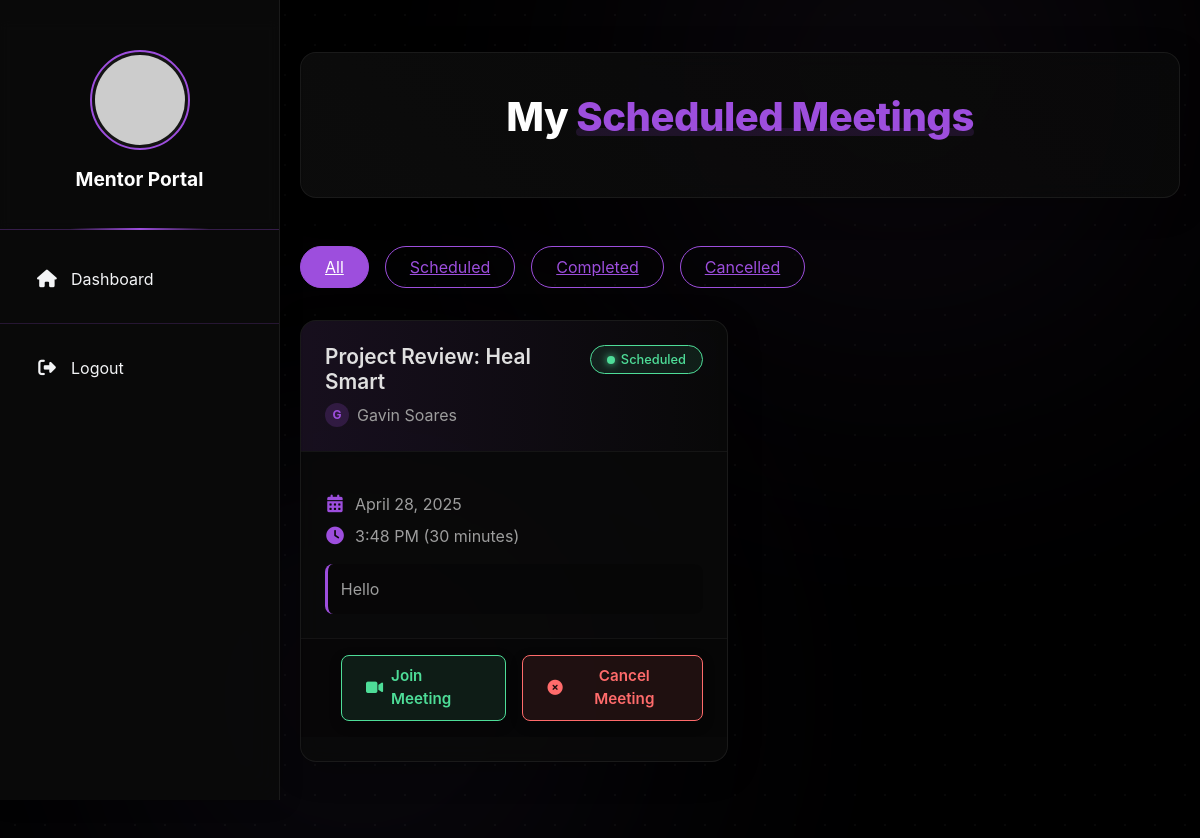
The page /mentor/meetings/ (signed in) on the database its author committed.
### mentor/models.py (models this page shows, shortened)
class ZoomMeeting(models.Model):
    mentor = models.ForeignKey(MentorProfile, on_delete=models.CASCADE, related_name='scheduled_meetings')
    student = models.ForeignKey('students.StudentProfile', on_delete=models.CASCADE, related_name='mentor_meetings')
    title = models.CharField(max_length=200)
    description = models.TextField(null=True, blank=True)
    meeting_link = models.URLField()
    meeting_time = models.DateTimeField()
    duration = models.IntegerField(help_text='Duration in minutes')
    status = models.CharField(max_length=20, choices=[
        ('scheduled', 'Scheduled'),
        ('completed', 'Completed'),
        ('cancelled', 'Cancelled')
    ], default='scheduled')
    created_at = models.DateTimeField(auto_now_add=True)
    updated_at = models.DateTimeField(auto_now=True)
    class Meta:
        ordering = ['-meeting_time']

### students/models.py (models this page shows, shortened)
class StudentProfile(models.Model):
    SECTION_CHOICES = [
        ('A', 'Section A'),
        ('B', 'Section B'),
        ('C', 'Section C'),
        ('D', 'Section D'),
    ]
    BRANCH_CHOICES = [
        ('CSE', 'Computer Science'),
        ('IT', 'Information Technology'),
        ('ECE', 'Electronics & Communication'),
        ('EEE', 'Electrical & Electronics'),
        ('MECH', 'Mechanical'),
        ('CIVIL', 'Civil'),
    ]
    user = models.OneToOneField(User, on_delete=models.CASCADE, related_name='student_profile')
    profile_picture = models.ImageField(upload_to='student_profiles/', null=True, blank=True)
    full_name = models.CharField(max_length=100, null=True, blank=True)
    phone = models.CharField(max_length=15, null=True, blank=True)
    dob = models.DateField(null=True, blank=True)
    bio = models.TextField(null=True, blank=True)
    roll_number = models.CharField(max_length=20, unique=True, null=True, blank=True)
    branch = models.CharField(max_length=10, choices=BRANCH_CHOICES, null=True, blank=True)
    section = models.CharField(max_length=1, choices=SECTION_CHOICES, null=True, blank=True)
    semester = models.IntegerField(null=True, blank=True)
    admission_year = models.IntegerField(null=True, blank=True)
    address = models.TextField(null=True, blank=True)
    parent_name = models.CharField(max_length=100, null=True, blank=True)
    parent_phone = models.CharField(max_length=15, null=True, blank=True)
    created_at = models.DateTimeField(auto_now_add=True)
    updated_at = models.DateTimeField(auto_now=True)

### mentor/views.py (the view)
# urls.py: path('meetings/', views.meeting_list, name='meeting_list'),
@login_required
def meeting_list(request):
    try:
        mentor = request.user.mentor_profile
        meetings = ZoomMeeting.objects.filter(mentor=mentor)
        status = request.GET.get('status')
        if status in ['scheduled', 'completed', 'cancelled']:
            meetings = meetings.filter(status=status)
        context = {
            'meetings': meetings
        }
        return render(request, 'mentor/meeting_list.html', context)
    except Exception as e:
        messages.error(request, f'An error occurred: {str(e)}')
        return redirect('mentor_dashboard')

### mentor/templates/mentor/meeting_list.html (shortened to what this page needs)
{% extends 'mentor/base.html' %}
{% load static %}
{% block content %}
<link rel="stylesheet" href="https://cdnjs.cloudflare.com/ajax/libs/font-awesome/6.4.0/css/all.min.css">
<div class="dashboard-container container">
    <div class="welcome-section">
        <h1>My <span>Scheduled Meetings</span></h1>
    </div>
    <div class="filters">
        <a href="{% url 'meeting_list' %}" class="filter-btn {% if not request.GET.status %}active{% endif %}">
            All
        </a>
        <a href="{% url 'meeting_list' %}?status=scheduled" class="filter-btn {% if request.GET.status == 'scheduled' %}active{% endif %}">
            Scheduled
        </a>
        <a href="{% url 'meeting_list' %}?status=completed" class="filter-btn {% if request.GET.status == 'completed' %}active{% endif %}">
            Completed
        </a>
        <a href="{% url 'meeting_list' %}?status=cancelled" class="filter-btn {% if request.GET.status == 'cancelled' %}active{% endif %}">
            Cancelled
        </a>
    </div>
    <div class="row">
        {% for meeting in meetings %}
        <div class="col-md-6 mb-4">
            <a href="{% url 'meeting_detail' meeting.id %}" style="text-decoration: none;">
                <div class="meeting-card">
                    <div class="meeting-card-header">
                        <div>
                            <h3 class="meeting-title">{{ meeting.title }}</h3>
                            <div class="meeting-with">
                                <div class="avatar">{{ meeting.student.full_name|slice:":1" }}</div>
                                <span>{{ meeting.student.full_name }}</span>
                            </div>
                        </div>
                        <span class="meeting-status status-{{ meeting.status }}">
                            <span class="status-indicator"></span>
                            {{ meeting.status|title }}
                        </span>
                    </div>
                    <div class="meeting-card-body">
                        <div class="meeting-details">
                            <div class="meeting-time">
                                <div class="meeting-time-item">
                                    <i class="fas fa-calendar-alt"></i>
                                    <span>{{ meeting.meeting_time|date:"F j, Y" }}</span>
                                </div>
                                <div class="meeting-time-item">
                                    <i class="fas fa-clock"></i>
                                    <span>{{ meeting.meeting_time|date:"g:i A" }} ({{ meeting.duration }} minutes)</span>
                                </div>
                            </div>
                            {% if meeting.description %}
                            <div class="meeting-description">
                                {{ meeting.description }}
                            </div>
                            {% endif %}
                        </div>
                    </div>
                    {% if meeting.status == 'scheduled' %}
                    <div class="meeting-card-footer">
                        <div class="meeting-actions">
                            <a href="{{ meeting.meeting_link }}" target="_blank" class="btn-custom btn-join">
                                <i class="fas fa-video"></i> Join Meeting
                            </a>
                            <form method="POST" action="{% url 'cancel_meeting' meeting.id %}" style="display: inline;">
                                <button type="submit" class="btn-custom btn-cancel" onclick="return confirm('Are you sure you want to cancel this meeting?')">
                                    <i class="fas fa-times-circle"></i> Cancel Meeting
                                </button>
                            </form>
                        </div>
                    </div>
                    {% endif %}
                </div>
            </a>
        </div>
        {% empty %}
        <div class="col-12">
            <p class="text-center" style="color: #9d9d9d; opacity: 0; animation: fadeIn 0.6s ease-out 1.3s forwards;">No meetings found.</p>
        </div>
        {% endfor %}
    </div>
</div>
{% endblock %}

### mentor/templates/mentor/base.html (style rules this page uses)
:root { --primary: #9d4edd; --primary-hover: #8b5cf6; --primary-light: rgba(157, 78, 221, 0.2); --text-light: #F3F4F6; --text-secondary: #D1D5DB; --sidebar-width: 280px; --sidebar-bg: rgba(10, 10, 10, 0.9); --card-bg: rgba(30, 30, 30, 0.5); --card-border: rgba(157, 78, 221, 0.3); }
body { background-color: #000000; min-height: 100vh; margin: 0; color: var(--text-light); font-family: 'Inter', sans-serif; overflow-x: hidden; position: relative; }

### rows shown on the page
ZoomMeeting: title "Project Review: Heal Smart", student.full_name "G", student.full_name "Gavin Soares", status "Scheduled", meeting_time "April 28, 2025", meeting_time "3:48 PM", duration "30", description "Hello"

### other values the page prints
{{ mentor.full_name|default:"Mentor Portal" }} "Mentor Portal"
